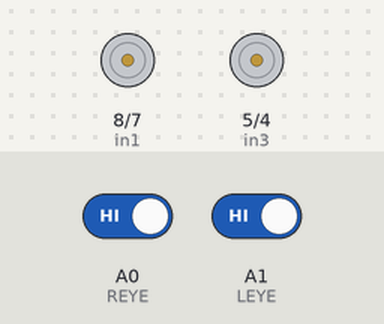
A sketch run on a simulated Arduino Uno, built with avr-gcc and run on an emulated ATmega328P. Shown: motor-driver pin pairs drawn as motors (green arrow = first pin HIGH = forward, orange = second pin HIGH = backward, longer = more drive, scaled by the enable pin). The inputs (shaded band) are chosen by the test bench; at power-on: A0 (REYE) HIGH, A1 (LEYE) HIGH.

Above: at 1.2 s.
1.3 s: A0 (REYE) driven LOW
2.8 s: A1 (LEYE) driven LOW
At 4.0 s:
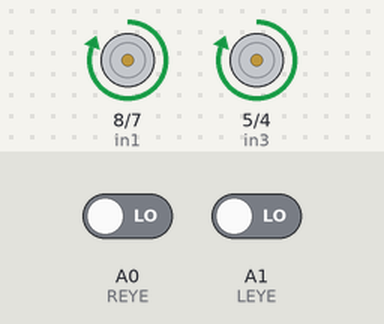
4.3 s: A0 (REYE) driven HIGH
At 5.4 s:
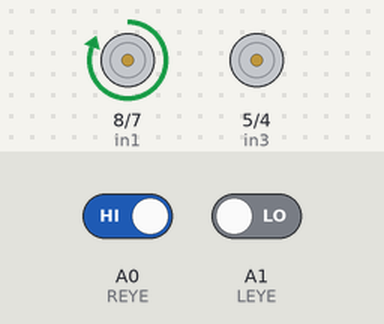
5.8 s: A1 (LEYE) driven HIGH
At 6.5 s:
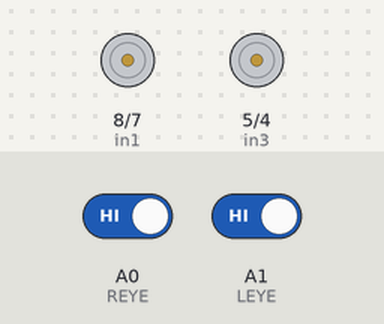
7.3 s: A0 (REYE) driven LOW
At 7.6 s:
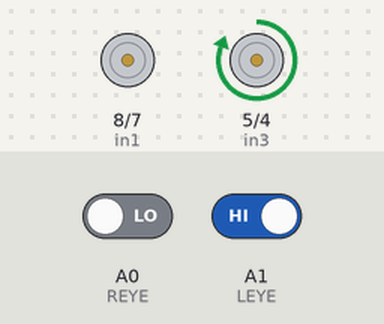
Timing chart, 0 to 9.8 s (numbered marks = the images above; inputs shaded):
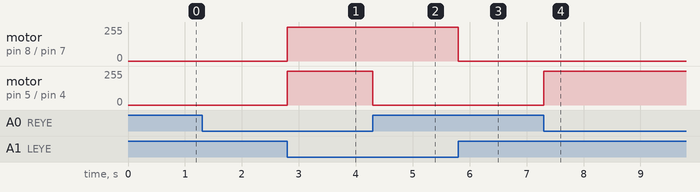

The sketch:

CSlab2_task2.ino
```cpp
const int LEYE = A1;
const int REYE = A0;

// Motor A connections
int enA = 9;
int in1 = 8;
int in2 = 7;
// Motor B connections
int enB = 3;
int in3 = 5;
int in4 = 4;

void setup()
{
  Serial.begin(9600);

  pinMode( LEYE, INPUT );
  pinMode( REYE, INPUT );

  //set all the motor control pins to outputs
  pinMode(enA, OUTPUT);
  pinMode(enB, OUTPUT);
  pinMode(in1, OUTPUT);
  pinMode(in2, OUTPUT);
  pinMode(in3, OUTPUT);
  pinMode(in4, OUTPUT);

  // Turn off motors - Initial state
  digitalWrite(in1, LOW);
  digitalWrite(in2, LOW);
  digitalWrite(in3, LOW);
  digitalWrite(in4, LOW);

}

void loop()
{

  while ((digitalRead( LEYE ) == LOW ) && (digitalRead( REYE ) == LOW ))
  {

    // Set motors to maximum speed
    // For PWM maximum possible values are 0 to 255
    analogWrite(enA, 255);
    analogWrite(enB, 255);

    // Turn on motor A & B
    digitalWrite(in1, HIGH);
    digitalWrite(in2, LOW);
    digitalWrite(in3, HIGH);
    digitalWrite(in4, LOW);
  }

  while ((digitalRead( LEYE ) == HIGH ) && (digitalRead( REYE ) == HIGH ))
  {
    // Turn off motors
    digitalWrite(in1, LOW);
    digitalWrite(in2, LOW);
    digitalWrite(in3, LOW);
    digitalWrite(in4, LOW);
  }

  while ((digitalRead( LEYE ) == LOW ) && (digitalRead( REYE ) == HIGH ))
  {
    //turn left
    digitalWrite(in1, HIGH);
    digitalWrite(in2, LOW);
    digitalWrite(in3, LOW);
    digitalWrite(in4, LOW);
  }

  while ((digitalRead( LEYE ) == HIGH ) && (digitalRead( REYE ) == LOW ))
  {
    //turn right
    digitalWrite(in1, LOW);
    digitalWrite(in2, LOW);
    digitalWrite(in3, HIGH);
    digitalWrite(in4, LOW);
  }
}
```

Measured:
- after the input at 2.8 s, motor on pin 8 (in1) / pin 7 (in2), motor on pin 5 (in3) / pin 4 (in4): stopped → forward 255/255 at once
- after the input at 4.3 s, motor on pin 5 (in3) / pin 4 (in4): forward 255/255 → stopped at once
- after the input at 5.8 s, motor on pin 8 (in1) / pin 7 (in2): forward 255/255 → stopped at once
- after the input at 7.3 s, motor on pin 5 (in3) / pin 4 (in4): stopped → forward 255/255 at once
